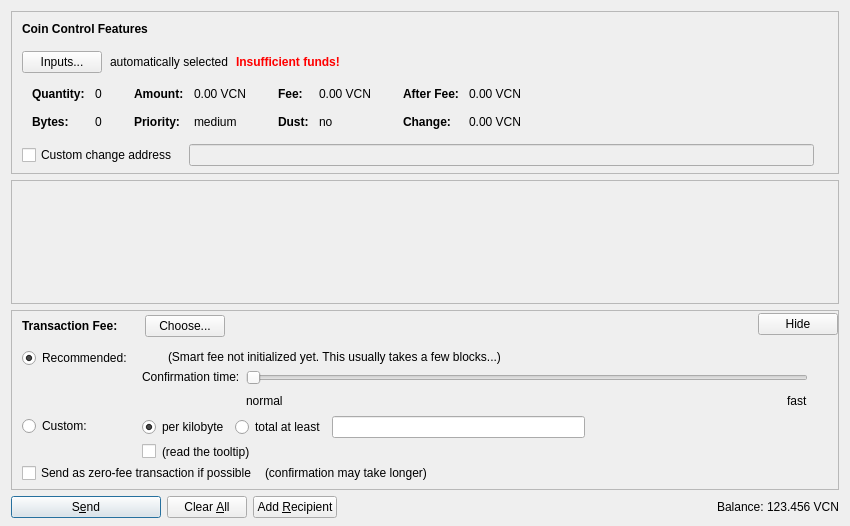
<?xml version="1.0" encoding="UTF-8"?>
<ui version="4.0">
 <class>SendCoinsDialog</class>
 <widget class="QDialog" name="SendCoinsDialog">
  <property name="geometry">
   <rect>
    <x>0</x>
    <y>0</y>
    <width>850</width>
    <height>526</height>
   </rect>
  </property>
  <property name="windowTitle">
   <string>Send Coins</string>
  </property>
  <layout class="QVBoxLayout" name="verticalLayout" stretch="0,1,0,0">
   <property name="bottomMargin">
    <number>8</number>
   </property>
   <item>
    <widget class="QFrame" name="frameCoinControl">
     <property name="sizePolicy">
      <sizepolicy hsizetype="Expanding" vsizetype="Expanding">
       <horstretch>0</horstretch>
       <verstretch>0</verstretch>
      </sizepolicy>
     </property>
     <property name="maximumSize">
      <size>
       <width>16777215</width>
       <height>16777215</height>
      </size>
     </property>
     <property name="frameShape">
      <enum>QFrame::StyledPanel</enum>
     </property>
     <property name="frameShadow">
      <enum>QFrame::Sunken</enum>
     </property>
     <layout class="QVBoxLayout" name="verticalLayoutCoinControl2">
      <property name="spacing">
       <number>0</number>
      </property>
      <property name="leftMargin">
       <number>0</number>
      </property>
      <property name="topMargin">
       <number>0</number>
      </property>
      <property name="rightMargin">
       <number>0</number>
      </property>
      <property name="bottomMargin">
       <number>6</number>
      </property>
      <item>
       <layout class="QVBoxLayout" name="verticalLayoutCoinControl" stretch="0,0,0,0,1">
        <property name="spacing">
         <number>0</number>
        </property>
        <property name="leftMargin">
         <number>10</number>
        </property>
        <property name="topMargin">
         <number>10</number>
        </property>
        <item>
         <layout class="QHBoxLayout" name="horizontalLayoutCoinControl1">
          <property name="bottomMargin">
           <number>15</number>
          </property>
          <item>
           <widget class="QLabel" name="labelCoinControlFeatures">
            <property name="sizePolicy">
             <sizepolicy hsizetype="Preferred" vsizetype="Maximum">
              <horstretch>0</horstretch>
              <verstretch>0</verstretch>
             </sizepolicy>
            </property>
            <property name="font">
             <font>
              <weight>75</weight>
              <bold>true</bold>
             </font>
            </property>
            <property name="styleSheet">
             <string notr="true">font-weight:bold;</string>
            </property>
            <property name="text">
             <string>Coin Control Features</string>
            </property>
           </widget>
          </item>
         </layout>
        </item>
        <item>
         <layout class="QHBoxLayout" name="horizontalLayoutCoinControl2" stretch="0,0,0,0">
          <property name="spacing">
           <number>8</number>
          </property>
          <property name="bottomMargin">
           <number>10</number>
          </property>
          <item>
           <widget class="QPushButton" name="pushButtonCoinControl">
            <property name="styleSheet">
             <string notr="true"/>
            </property>
            <property name="text">
             <string>Inputs...</string>
            </property>
            <property name="autoDefault">
             <bool>false</bool>
            </property>
           </widget>
          </item>
          <item>
           <widget class="QLabel" name="labelCoinControlAutomaticallySelected">
            <property name="text">
             <string>automatically selected</string>
            </property>
            <property name="margin">
             <number>5</number>
            </property>
           </widget>
          </item>
          <item>
           <widget class="QLabel" name="labelCoinControlInsuffFunds">
            <property name="font">
             <font>
              <weight>75</weight>
              <bold>true</bold>
             </font>
            </property>
            <property name="styleSheet">
             <string notr="true">color:red;font-weight:bold;</string>
            </property>
            <property name="text">
             <string>Insufficient funds!</string>
            </property>
            <property name="margin">
             <number>5</number>
            </property>
           </widget>
          </item>
          <item>
           <spacer name="horizontalSpacerCoinControl">
            <property name="orientation">
             <enum>Qt::Horizontal</enum>
            </property>
            <property name="sizeHint" stdset="0">
             <size>
              <width>40</width>
              <height>1</height>
             </size>
            </property>
           </spacer>
          </item>
         </layout>
        </item>
        <item>
         <widget class="QWidget" name="widgetCoinControl" native="true">
          <property name="sizePolicy">
           <sizepolicy hsizetype="Preferred" vsizetype="Preferred">
            <horstretch>0</horstretch>
            <verstretch>0</verstretch>
           </sizepolicy>
          </property>
          <property name="minimumSize">
           <size>
            <width>0</width>
            <height>0</height>
           </size>
          </property>
          <property name="styleSheet">
           <string notr="true"/>
          </property>
          <layout class="QHBoxLayout" name="horizontalLayoutCoinControl5">
           <property name="leftMargin">
            <number>0</number>
           </property>
           <property name="topMargin">
            <number>0</number>
           </property>
           <property name="rightMargin">
            <number>0</number>
           </property>
           <property name="bottomMargin">
            <number>0</number>
           </property>
           <item>
            <layout class="QHBoxLayout" name="horizontalLayoutCoinControl3" stretch="0,0,0,1">
             <property name="spacing">
              <number>20</number>
             </property>
             <property name="topMargin">
              <number>0</number>
             </property>
             <property name="bottomMargin">
              <number>10</number>
             </property>
             <item>
              <layout class="QFormLayout" name="formLayoutCoinControl1">
               <property name="horizontalSpacing">
                <number>10</number>
               </property>
               <property name="verticalSpacing">
                <number>14</number>
               </property>
               <property name="leftMargin">
                <number>10</number>
               </property>
               <property name="topMargin">
                <number>4</number>
               </property>
               <property name="rightMargin">
                <number>6</number>
               </property>
               <item row="0" column="0">
                <widget class="QLabel" name="labelCoinControlQuantityText">
                 <property name="font">
                  <font>
                   <weight>75</weight>
                   <bold>true</bold>
                  </font>
                 </property>
                 <property name="text">
                  <string>Quantity:</string>
                 </property>
                 <property name="margin">
                  <number>0</number>
                 </property>
                </widget>
               </item>
               <item row="0" column="1">
                <widget class="QLabel" name="labelCoinControlQuantity">
                 <property name="cursor">
                  <cursorShape>IBeamCursor</cursorShape>
                 </property>
                 <property name="contextMenuPolicy">
                  <enum>Qt::ActionsContextMenu</enum>
                 </property>
                 <property name="text">
                  <string notr="true">0</string>
                 </property>
                 <property name="margin">
                  <number>0</number>
                 </property>
                 <property name="textInteractionFlags">
                  <set>Qt::LinksAccessibleByMouse|Qt::TextSelectableByKeyboard|Qt::TextSelectableByMouse</set>
                 </property>
                </widget>
               </item>
               <item row="1" column="0">
                <widget class="QLabel" name="labelCoinControlBytesText">
                 <property name="font">
                  <font>
                   <weight>75</weight>
                   <bold>true</bold>
                  </font>
                 </property>
                 <property name="text">
                  <string>Bytes:</string>
                 </property>
                </widget>
               </item>
               <item row="1" column="1">
                <widget class="QLabel" name="labelCoinControlBytes">
                 <property name="cursor">
                  <cursorShape>IBeamCursor</cursorShape>
                 </property>
                 <property name="contextMenuPolicy">
                  <enum>Qt::ActionsContextMenu</enum>
                 </property>
                 <property name="text">
                  <string notr="true">0</string>
                 </property>
                 <property name="textInteractionFlags">
                  <set>Qt::LinksAccessibleByMouse|Qt::TextSelectableByKeyboard|Qt::TextSelectableByMouse</set>
                 </property>
                </widget>
               </item>
              </layout>
             </item>
             <item>
              <layout class="QFormLayout" name="formLayoutCoinControl2">
               <property name="horizontalSpacing">
                <number>10</number>
               </property>
               <property name="verticalSpacing">
                <number>14</number>
               </property>
               <property name="leftMargin">
                <number>6</number>
               </property>
               <property name="topMargin">
                <number>4</number>
               </property>
               <property name="rightMargin">
                <number>6</number>
               </property>
               <item row="0" column="0">
                <widget class="QLabel" name="labelCoinControlAmountText">
                 <property name="font">
                  <font>
                   <weight>75</weight>
                   <bold>true</bold>
                  </font>
                 </property>
                 <property name="text">
                  <string>Amount:</string>
                 </property>
                 <property name="margin">
                  <number>0</number>
                 </property>
                </widget>
               </item>
               <item row="0" column="1">
                <widget class="QLabel" name="labelCoinControlAmount">
                 <property name="cursor">
                  <cursorShape>IBeamCursor</cursorShape>
                 </property>
                 <property name="contextMenuPolicy">
                  <enum>Qt::ActionsContextMenu</enum>
                 </property>
                 <property name="text">
                  <string notr="true">0.00 VCN</string>
                 </property>
                 <property name="textInteractionFlags">
                  <set>Qt::LinksAccessibleByMouse|Qt::TextSelectableByKeyboard|Qt::TextSelectableByMouse</set>
                 </property>
                </widget>
               </item>
               <item row="1" column="0">
                <widget class="QLabel" name="labelCoinControlPriorityText">
                 <property name="font">
                  <font>
                   <weight>75</weight>
                   <bold>true</bold>
                  </font>
                 </property>
                 <property name="text">
                  <string>Priority:</string>
                 </property>
                </widget>
               </item>
               <item row="1" column="1">
                <widget class="QLabel" name="labelCoinControlPriority">
                 <property name="cursor">
                  <cursorShape>IBeamCursor</cursorShape>
                 </property>
                 <property name="contextMenuPolicy">
                  <enum>Qt::ActionsContextMenu</enum>
                 </property>
                 <property name="text">
                  <string notr="true">medium</string>
                 </property>
                 <property name="textInteractionFlags">
                  <set>Qt::LinksAccessibleByMouse|Qt::TextSelectableByKeyboard|Qt::TextSelectableByMouse</set>
                 </property>
                </widget>
               </item>
              </layout>
             </item>
             <item>
              <layout class="QFormLayout" name="formLayoutCoinControl3">
               <property name="horizontalSpacing">
                <number>10</number>
               </property>
               <property name="verticalSpacing">
                <number>14</number>
               </property>
               <property name="leftMargin">
                <number>6</number>
               </property>
               <property name="topMargin">
                <number>4</number>
               </property>
               <property name="rightMargin">
                <number>6</number>
               </property>
               <item row="0" column="0">
                <widget class="QLabel" name="labelCoinControlFeeText">
                 <property name="font">
                  <font>
                   <weight>75</weight>
                   <bold>true</bold>
                  </font>
                 </property>
                 <property name="text">
                  <string>Fee:</string>
                 </property>
                 <property name="margin">
                  <number>0</number>
                 </property>
                </widget>
               </item>
               <item row="0" column="1">
                <widget class="QLabel" name="labelCoinControlFee">
                 <property name="cursor">
                  <cursorShape>IBeamCursor</cursorShape>
                 </property>
                 <property name="contextMenuPolicy">
                  <enum>Qt::ActionsContextMenu</enum>
                 </property>
                 <property name="text">
                  <string notr="true">0.00 VCN</string>
                 </property>
                 <property name="textInteractionFlags">
                  <set>Qt::LinksAccessibleByMouse|Qt::TextSelectableByKeyboard|Qt::TextSelectableByMouse</set>
                 </property>
                </widget>
               </item>
               <item row="1" column="0">
                <widget class="QLabel" name="labelCoinControlLowOutputText">
                 <property name="font">
                  <font>
                   <weight>75</weight>
                   <bold>true</bold>
                  </font>
                 </property>
                 <property name="text">
                  <string>Dust:</string>
                 </property>
                </widget>
               </item>
               <item row="1" column="1">
                <widget class="QLabel" name="labelCoinControlLowOutput">
                 <property name="cursor">
                  <cursorShape>IBeamCursor</cursorShape>
                 </property>
                 <property name="contextMenuPolicy">
                  <enum>Qt::ActionsContextMenu</enum>
                 </property>
                 <property name="text">
                  <string notr="true">no</string>
                 </property>
                 <property name="textInteractionFlags">
                  <set>Qt::LinksAccessibleByMouse|Qt::TextSelectableByKeyboard|Qt::TextSelectableByMouse</set>
                 </property>
                </widget>
               </item>
              </layout>
             </item>
             <item>
              <layout class="QFormLayout" name="formLayoutCoinControl4">
               <property name="horizontalSpacing">
                <number>10</number>
               </property>
               <property name="verticalSpacing">
                <number>14</number>
               </property>
               <property name="leftMargin">
                <number>6</number>
               </property>
               <property name="topMargin">
                <number>4</number>
               </property>
               <property name="rightMargin">
                <number>6</number>
               </property>
               <item row="0" column="0">
                <widget class="QLabel" name="labelCoinControlAfterFeeText">
                 <property name="font">
                  <font>
                   <weight>75</weight>
                   <bold>true</bold>
                  </font>
                 </property>
                 <property name="text">
                  <string>After Fee:</string>
                 </property>
                 <property name="margin">
                  <number>0</number>
                 </property>
                </widget>
               </item>
               <item row="0" column="1">
                <widget class="QLabel" name="labelCoinControlAfterFee">
                 <property name="cursor">
                  <cursorShape>IBeamCursor</cursorShape>
                 </property>
                 <property name="contextMenuPolicy">
                  <enum>Qt::ActionsContextMenu</enum>
                 </property>
                 <property name="text">
                  <string notr="true">0.00 VCN</string>
                 </property>
                 <property name="textInteractionFlags">
                  <set>Qt::LinksAccessibleByMouse|Qt::TextSelectableByKeyboard|Qt::TextSelectableByMouse</set>
                 </property>
                </widget>
               </item>
               <item row="1" column="0">
                <widget class="QLabel" name="labelCoinControlChangeText">
                 <property name="font">
                  <font>
                   <weight>75</weight>
                   <bold>true</bold>
                  </font>
                 </property>
                 <property name="text">
                  <string>Change:</string>
                 </property>
                </widget>
               </item>
               <item row="1" column="1">
                <widget class="QLabel" name="labelCoinControlChange">
                 <property name="cursor">
                  <cursorShape>IBeamCursor</cursorShape>
                 </property>
                 <property name="contextMenuPolicy">
                  <enum>Qt::ActionsContextMenu</enum>
                 </property>
                 <property name="text">
                  <string notr="true">0.00 VCN</string>
                 </property>
                 <property name="textInteractionFlags">
                  <set>Qt::LinksAccessibleByMouse|Qt::TextSelectableByKeyboard|Qt::TextSelectableByMouse</set>
                 </property>
                </widget>
               </item>
              </layout>
             </item>
            </layout>
           </item>
          </layout>
         </widget>
        </item>
        <item>
         <layout class="QHBoxLayout" name="horizontalLayoutCoinControl4" stretch="0,0,0">
          <property name="spacing">
           <number>12</number>
          </property>
          <property name="sizeConstraint">
           <enum>QLayout::SetDefaultConstraint</enum>
          </property>
          <property name="topMargin">
           <number>5</number>
          </property>
          <property name="rightMargin">
           <number>5</number>
          </property>
          <item>
           <widget class="QCheckBox" name="checkBoxCoinControlChange">
            <property name="toolTip">
             <string>If this is activated, but the change address is empty or invalid, change will be sent to a newly generated address.</string>
            </property>
            <property name="text">
             <string>Custom change address</string>
            </property>
           </widget>
          </item>
          <item>
           <widget class="QValidatedLineEdit" name="lineEditCoinControlChange">
            <property name="enabled">
             <bool>false</bool>
            </property>
            <property name="sizePolicy">
             <sizepolicy hsizetype="Expanding" vsizetype="Fixed">
              <horstretch>0</horstretch>
              <verstretch>0</verstretch>
             </sizepolicy>
            </property>
           </widget>
          </item>
          <item>
           <widget class="QLabel" name="labelCoinControlChangeLabel">
            <property name="sizePolicy">
             <sizepolicy hsizetype="Preferred" vsizetype="Expanding">
              <horstretch>0</horstretch>
              <verstretch>0</verstretch>
             </sizepolicy>
            </property>
            <property name="minimumSize">
             <size>
              <width>0</width>
              <height>0</height>
             </size>
            </property>
            <property name="text">
             <string/>
            </property>
            <property name="margin">
             <number>3</number>
            </property>
           </widget>
          </item>
         </layout>
        </item>
        <item>
         <spacer name="verticalSpacerCoinControl">
          <property name="orientation">
           <enum>Qt::Vertical</enum>
          </property>
          <property name="sizeHint" stdset="0">
           <size>
            <width>800</width>
            <height>1</height>
           </size>
          </property>
         </spacer>
        </item>
       </layout>
      </item>
     </layout>
    </widget>
   </item>
   <item>
    <widget class="QScrollArea" name="scrollArea">
     <property name="widgetResizable">
      <bool>true</bool>
     </property>
     <widget class="QWidget" name="scrollAreaWidgetContents">
      <property name="geometry">
       <rect>
        <x>0</x>
        <y>0</y>
        <width>830</width>
        <height>68</height>
       </rect>
      </property>
      <layout class="QVBoxLayout" name="verticalLayout_2" stretch="0,1">
       <property name="leftMargin">
        <number>0</number>
       </property>
       <property name="topMargin">
        <number>0</number>
       </property>
       <property name="rightMargin">
        <number>0</number>
       </property>
       <property name="bottomMargin">
        <number>0</number>
       </property>
       <item>
        <layout class="QVBoxLayout" name="entries">
         <property name="spacing">
          <number>6</number>
         </property>
        </layout>
       </item>
       <item>
        <spacer name="verticalSpacer">
         <property name="orientation">
          <enum>Qt::Vertical</enum>
         </property>
         <property name="sizeHint" stdset="0">
          <size>
           <width>20</width>
           <height>40</height>
          </size>
         </property>
        </spacer>
       </item>
      </layout>
     </widget>
    </widget>
   </item>
   <item>
    <widget class="QFrame" name="frameFee">
     <property name="sizePolicy">
      <sizepolicy hsizetype="Expanding" vsizetype="Expanding">
       <horstretch>0</horstretch>
       <verstretch>0</verstretch>
      </sizepolicy>
     </property>
     <property name="maximumSize">
      <size>
       <width>16777215</width>
       <height>16777215</height>
      </size>
     </property>
     <property name="frameShape">
      <enum>QFrame::StyledPanel</enum>
     </property>
     <property name="frameShadow">
      <enum>QFrame::Sunken</enum>
     </property>
     <layout class="QVBoxLayout" name="verticalLayoutFee1">
      <property name="spacing">
       <number>0</number>
      </property>
      <property name="leftMargin">
       <number>0</number>
      </property>
      <property name="topMargin">
       <number>0</number>
      </property>
      <property name="rightMargin">
       <number>0</number>
      </property>
      <property name="bottomMargin">
       <number>0</number>
      </property>
      <item>
       <layout class="QVBoxLayout" name="verticalLayoutFee2" stretch="0,0,0">
        <property name="spacing">
         <number>0</number>
        </property>
        <property name="leftMargin">
         <number>10</number>
        </property>
        <property name="topMargin">
         <number>0</number>
        </property>
        <item>
         <layout class="QHBoxLayout" name="horizontalLayoutFee1">
          <property name="bottomMargin">
           <number>0</number>
          </property>
          <item>
           <layout class="QVBoxLayout" name="verticalLayoutFee7">
            <property name="spacing">
             <number>0</number>
            </property>
            <item>
             <spacer name="verticalSpacerSmartFee">
              <property name="orientation">
               <enum>Qt::Vertical</enum>
              </property>
              <property name="sizeType">
               <enum>QSizePolicy::Fixed</enum>
              </property>
              <property name="sizeHint" stdset="0">
               <size>
                <width>1</width>
                <height>4</height>
               </size>
              </property>
             </spacer>
            </item>
            <item>
             <layout class="QHBoxLayout" name="horizontalLayoutSmartFee">
              <property name="spacing">
               <number>10</number>
              </property>
              <item>
               <widget class="QLabel" name="labelFeeHeadline">
                <property name="sizePolicy">
                 <sizepolicy hsizetype="Preferred" vsizetype="Maximum">
                  <horstretch>0</horstretch>
                  <verstretch>0</verstretch>
                 </sizepolicy>
                </property>
                <property name="font">
                 <font>
                  <weight>75</weight>
                  <bold>true</bold>
                 </font>
                </property>
                <property name="styleSheet">
                 <string notr="true">font-weight:bold;</string>
                </property>
                <property name="text">
                 <string>Transaction Fee:</string>
                </property>
               </widget>
              </item>
              <item>
               <widget class="QLabel" name="labelFeeMinimized">
                <property name="text">
                 <string/>
                </property>
               </widget>
              </item>
              <item>
               <widget class="QPushButton" name="buttonChooseFee">
                <property name="text">
                 <string>Choose...</string>
                </property>
               </widget>
              </item>
             </layout>
            </item>
            <item>
             <spacer name="verticalSpacer_5">
              <property name="orientation">
               <enum>Qt::Vertical</enum>
              </property>
              <property name="sizeHint" stdset="0">
               <size>
                <width>1</width>
                <height>1</height>
               </size>
              </property>
             </spacer>
            </item>
           </layout>
          </item>
          <item>
           <spacer name="horizontalSpacer_4">
            <property name="orientation">
             <enum>Qt::Horizontal</enum>
            </property>
            <property name="sizeHint" stdset="0">
             <size>
              <width>40</width>
              <height>20</height>
             </size>
            </property>
           </spacer>
          </item>
          <item>
           <widget class="QPushButton" name="buttonMinimizeFee">
            <property name="toolTip">
             <string>collapse fee-settings</string>
            </property>
            <property name="text">
             <string>Hide</string>
            </property>
           </widget>
          </item>
         </layout>
        </item>
        <item>
         <widget class="QFrame" name="frameFeeSelection">
          <layout class="QVBoxLayout" name="verticalLayoutFee12">
           <property name="spacing">
            <number>0</number>
           </property>
           <property name="leftMargin">
            <number>0</number>
           </property>
           <property name="topMargin">
            <number>0</number>
           </property>
           <property name="rightMargin">
            <number>0</number>
           </property>
           <property name="bottomMargin">
            <number>0</number>
           </property>
           <item>
            <layout class="QGridLayout" name="gridLayoutFee">
             <property name="topMargin">
              <number>10</number>
             </property>
             <property name="bottomMargin">
              <number>4</number>
             </property>
             <property name="horizontalSpacing">
              <number>10</number>
             </property>
             <property name="verticalSpacing">
              <number>4</number>
             </property>
             <item row="1" column="1">
              <layout class="QVBoxLayout" name="verticalLayoutFee8">
               <property name="spacing">
                <number>6</number>
               </property>
               <item>
                <layout class="QHBoxLayout" name="horizontalLayoutFee13">
                 <item>
                  <widget class="QRadioButton" name="radioCustomPerKilobyte">
                   <property name="toolTip">
                    <string>If the custom fee is set to 1000 satoshis and the transaction is only 250 bytes, then &quot;per kilobyte&quot; only pays 250 satoshis in fee, while &quot;total at least&quot; pays 1000 satoshis. For transactions bigger than a kilobyte both pay by kilobyte.</string>
                   </property>
                   <property name="text">
                    <string>per kilobyte</string>
                   </property>
                   <property name="checked">
                    <bool>true</bool>
                   </property>
                   <attribute name="buttonGroup">
                    <string notr="true">groupCustomFee</string>
                   </attribute>
                  </widget>
                 </item>
                 <item>
                  <widget class="QRadioButton" name="radioCustomAtLeast">
                   <property name="toolTip">
                    <string>If the custom fee is set to 1000 satoshis and the transaction is only 250 bytes, then &quot;per kilobyte&quot; only pays 250 satoshis in fee, while &quot;total at least&quot; pays 1000 satoshis. For transactions bigger than a kilobyte both pay by kilobyte.</string>
                   </property>
                   <property name="text">
                    <string>total at least</string>
                   </property>
                   <attribute name="buttonGroup">
                    <string notr="true">groupCustomFee</string>
                   </attribute>
                  </widget>
                 </item>
                 <item>
                  <widget class="BitcoinAmountField" name="customFee"/>
                 </item>
                 <item>
                  <spacer name="horizontalSpacer_6">
                   <property name="orientation">
                    <enum>Qt::Horizontal</enum>
                   </property>
                   <property name="sizeHint" stdset="0">
                    <size>
                     <width>1</width>
                     <height>1</height>
                    </size>
                   </property>
                  </spacer>
                 </item>
                </layout>
               </item>
               <item>
                <layout class="QHBoxLayout" name="horizontalLayoutFee8">
                 <item>
                  <widget class="QCheckBox" name="checkBoxMinimumFee">
                   <property name="toolTip">
                    <string>Paying only the minimum fee is just fine as long as there is less transaction volume than space in the blocks. But be aware that this can end up in a never confirming transaction once there is more demand for bitcoin transactions than the network can process.</string>
                   </property>
                   <property name="text">
                    <string/>
                   </property>
                  </widget>
                 </item>
                 <item>
                  <widget class="QLabel" name="labelMinFeeWarning">
                   <property name="enabled">
                    <bool>true</bool>
                   </property>
                   <property name="toolTip">
                    <string>Paying only the minimum fee is just fine as long as there is less transaction volume than space in the blocks. But be aware that this can end up in a never confirming transaction once there is more demand for bitcoin transactions than the network can process.</string>
                   </property>
                   <property name="text">
                    <string>(read the tooltip)</string>
                   </property>
                   <property name="margin">
                    <number>5</number>
                   </property>
                  </widget>
                 </item>
                 <item>
                  <spacer name="horizontalSpacer_2">
                   <property name="orientation">
                    <enum>Qt::Horizontal</enum>
                   </property>
                   <property name="sizeHint" stdset="0">
                    <size>
                     <width>1</width>
                     <height>1</height>
                    </size>
                   </property>
                  </spacer>
                 </item>
                </layout>
               </item>
              </layout>
             </item>
             <item row="0" column="0">
              <layout class="QVBoxLayout" name="verticalLayoutFee4" stretch="0,1">
               <item>
                <widget class="QRadioButton" name="radioSmartFee">
                 <property name="text">
                  <string>Recommended:</string>
                 </property>
                 <property name="checked">
                  <bool>true</bool>
                 </property>
                 <attribute name="buttonGroup">
                  <string notr="true">groupFee</string>
                 </attribute>
                </widget>
               </item>
               <item>
                <spacer name="verticalSpacer_2">
                 <property name="orientation">
                  <enum>Qt::Vertical</enum>
                 </property>
                 <property name="sizeHint" stdset="0">
                  <size>
                   <width>1</width>
                   <height>1</height>
                  </size>
                 </property>
                </spacer>
               </item>
              </layout>
             </item>
             <item row="1" column="0">
              <layout class="QVBoxLayout" name="verticalLayoutFee9" stretch="0,1">
               <item>
                <widget class="QRadioButton" name="radioCustomFee">
                 <property name="text">
                  <string>Custom:</string>
                 </property>
                 <attribute name="buttonGroup">
                  <string notr="true">groupFee</string>
                 </attribute>
                </widget>
               </item>
               <item>
                <spacer name="verticalSpacer_6">
                 <property name="orientation">
                  <enum>Qt::Vertical</enum>
                 </property>
                 <property name="sizeHint" stdset="0">
                  <size>
                   <width>1</width>
                   <height>1</height>
                  </size>
                 </property>
                </spacer>
               </item>
              </layout>
             </item>
             <item row="0" column="1">
              <layout class="QVBoxLayout" name="verticalLayoutFee3" stretch="0,0,1">
               <property name="spacing">
                <number>6</number>
               </property>
               <property name="topMargin">
                <number>2</number>
               </property>
               <item>
                <layout class="QHBoxLayout" name="horizontalLayoutFee12">
                 <item>
                  <widget class="QLabel" name="labelSmartFee">
                   <property name="text">
                    <string/>
                   </property>
                   <property name="margin">
                    <number>2</number>
                   </property>
                  </widget>
                 </item>
                 <item>
                  <widget class="QLabel" name="labelFeeEstimation">
                   <property name="text">
                    <string/>
                   </property>
                  </widget>
                 </item>
                 <item>
                  <widget class="QLabel" name="labelSmartFee2">
                   <property name="text">
                    <string>(Smart fee not initialized yet. This usually takes a few blocks...)</string>
                   </property>
                   <property name="margin">
                    <number>2</number>
                   </property>
                  </widget>
                 </item>
                 <item>
                  <spacer name="horizontalSpacer_5">
                   <property name="orientation">
                    <enum>Qt::Horizontal</enum>
                   </property>
                   <property name="sizeHint" stdset="0">
                    <size>
                     <width>1</width>
                     <height>1</height>
                    </size>
                   </property>
                  </spacer>
                 </item>
                </layout>
               </item>
               <item>
                <layout class="QHBoxLayout" name="horizontalLayoutFee9">
                 <item>
                  <layout class="QVBoxLayout" name="verticalLayoutFee6">
                   <item>
                    <widget class="QLabel" name="labelSmartFee3">
                     <property name="text">
                      <string>Confirmation time:</string>
                     </property>
                     <property name="margin">
                      <number>2</number>
                     </property>
                    </widget>
                   </item>
                   <item>
                    <spacer name="verticalSpacer_3">
                     <property name="orientation">
                      <enum>Qt::Vertical</enum>
                     </property>
                     <property name="sizeHint" stdset="0">
                      <size>
                       <width>1</width>
                       <height>1</height>
                      </size>
                     </property>
                    </spacer>
                   </item>
                  </layout>
                 </item>
                 <item>
                  <layout class="QVBoxLayout" name="verticalLayoutFee5">
                   <property name="rightMargin">
                    <number>30</number>
                   </property>
                   <item>
                    <widget class="QSlider" name="sliderSmartFee">
                     <property name="minimum">
                      <number>0</number>
                     </property>
                     <property name="maximum">
                      <number>24</number>
                     </property>
                     <property name="pageStep">
                      <number>1</number>
                     </property>
                     <property name="value">
                      <number>0</number>
                     </property>
                     <property name="orientation">
                      <enum>Qt::Horizontal</enum>
                     </property>
                     <property name="invertedAppearance">
                      <bool>false</bool>
                     </property>
                     <property name="invertedControls">
                      <bool>false</bool>
                     </property>
                     <property name="tickPosition">
                      <enum>QSlider::NoTicks</enum>
                     </property>
                    </widget>
                   </item>
                   <item>
                    <layout class="QHBoxLayout" name="horizontalLayoutFee10">
                     <item>
                      <widget class="QLabel" name="labelSmartFeeNormal">
                       <property name="text">
                        <string>normal</string>
                       </property>
                      </widget>
                     </item>
                     <item>
                      <spacer name="horizontalSpacer_3">
                       <property name="orientation">
                        <enum>Qt::Horizontal</enum>
                       </property>
                       <property name="sizeHint" stdset="0">
                        <size>
                         <width>40</width>
                         <height>20</height>
                        </size>
                       </property>
                      </spacer>
                     </item>
                     <item>
                      <widget class="QLabel" name="labelSmartFeeFast">
                       <property name="text">
                        <string>fast</string>
                       </property>
                      </widget>
                     </item>
                    </layout>
                   </item>
                  </layout>
                 </item>
                </layout>
               </item>
               <item>
                <spacer name="verticalSpacer_4">
                 <property name="orientation">
                  <enum>Qt::Vertical</enum>
                 </property>
                 <property name="sizeHint" stdset="0">
                  <size>
                   <width>1</width>
                   <height>1</height>
                  </size>
                 </property>
                </spacer>
               </item>
              </layout>
             </item>
            </layout>
           </item>
           <item>
            <layout class="QHBoxLayout" name="horizontalLayoutFee5" stretch="0,0,0">
             <property name="spacing">
              <number>8</number>
             </property>
             <property name="bottomMargin">
              <number>4</number>
             </property>
             <item>
              <widget class="QCheckBox" name="checkBoxFreeTx">
               <property name="text">
                <string>Send as zero-fee transaction if possible</string>
               </property>
              </widget>
             </item>
             <item>
              <widget class="QLabel" name="labelFreeTx">
               <property name="text">
                <string>(confirmation may take longer)</string>
               </property>
               <property name="margin">
                <number>5</number>
               </property>
              </widget>
             </item>
             <item>
              <spacer name="horizontalSpacerFee5">
               <property name="orientation">
                <enum>Qt::Horizontal</enum>
               </property>
               <property name="sizeHint" stdset="0">
                <size>
                 <width>1</width>
                 <height>1</height>
                </size>
               </property>
              </spacer>
             </item>
            </layout>
           </item>
           <item>
            <spacer name="verticalSpacerFee2">
             <property name="orientation">
              <enum>Qt::Vertical</enum>
             </property>
             <property name="sizeHint" stdset="0">
              <size>
               <width>1</width>
               <height>1</height>
              </size>
             </property>
            </spacer>
           </item>
          </layout>
         </widget>
        </item>
        <item>
         <spacer name="verticalSpacerFee">
          <property name="orientation">
           <enum>Qt::Vertical</enum>
          </property>
          <property name="sizeHint" stdset="0">
           <size>
            <width>800</width>
            <height>1</height>
           </size>
          </property>
         </spacer>
        </item>
       </layout>
      </item>
     </layout>
    </widget>
   </item>
   <item>
    <layout class="QHBoxLayout" name="horizontalLayout">
     <item>
      <widget class="QPushButton" name="sendButton">
       <property name="minimumSize">
        <size>
         <width>150</width>
         <height>0</height>
        </size>
       </property>
       <property name="toolTip">
        <string>Confirm the send action</string>
       </property>
       <property name="text">
        <string>S&amp;end</string>
       </property>
       <property name="icon">
        <iconset resource="../bitcoin.qrc">
         <normaloff>:/icons/send</normaloff>:/icons/send</iconset>
       </property>
       <property name="autoDefault">
        <bool>false</bool>
       </property>
       <property name="default">
        <bool>true</bool>
       </property>
      </widget>
     </item>
     <item>
      <widget class="QPushButton" name="clearButton">
       <property name="sizePolicy">
        <sizepolicy hsizetype="Minimum" vsizetype="Fixed">
         <horstretch>0</horstretch>
         <verstretch>0</verstretch>
        </sizepolicy>
       </property>
       <property name="toolTip">
        <string>Clear all fields of the form.</string>
       </property>
       <property name="text">
        <string>Clear &amp;All</string>
       </property>
       <property name="icon">
        <iconset resource="../bitcoin.qrc">
         <normaloff>:/icons/remove</normaloff>:/icons/remove</iconset>
       </property>
       <property name="autoDefault">
        <bool>false</bool>
       </property>
      </widget>
     </item>
     <item>
      <widget class="QPushButton" name="addButton">
       <property name="toolTip">
        <string>Send to multiple recipients at once</string>
       </property>
       <property name="text">
        <string>Add &amp;Recipient</string>
       </property>
       <property name="icon">
        <iconset resource="../bitcoin.qrc">
         <normaloff>:/icons/add</normaloff>:/icons/add</iconset>
       </property>
       <property name="autoDefault">
        <bool>false</bool>
       </property>
      </widget>
     </item>
     <item>
      <spacer name="horizontalSpacer">
       <property name="orientation">
        <enum>Qt::Horizontal</enum>
       </property>
       <property name="sizeHint" stdset="0">
        <size>
         <width>40</width>
         <height>20</height>
        </size>
       </property>
      </spacer>
     </item>
     <item>
      <layout class="QHBoxLayout" name="horizontalLayout_2">
       <property name="spacing">
        <number>3</number>
       </property>
       <item>
        <widget class="QLabel" name="label">
         <property name="sizePolicy">
          <sizepolicy hsizetype="Preferred" vsizetype="Fixed">
           <horstretch>0</horstretch>
           <verstretch>0</verstretch>
          </sizepolicy>
         </property>
         <property name="text">
          <string>Balance:</string>
         </property>
        </widget>
       </item>
       <item>
        <widget class="QLabel" name="labelBalance">
         <property name="sizePolicy">
          <sizepolicy hsizetype="Preferred" vsizetype="Fixed">
           <horstretch>0</horstretch>
           <verstretch>0</verstretch>
          </sizepolicy>
         </property>
         <property name="cursor">
          <cursorShape>IBeamCursor</cursorShape>
         </property>
         <property name="text">
          <string notr="true">123.456 VCN</string>
         </property>
         <property name="textInteractionFlags">
          <set>Qt::LinksAccessibleByMouse|Qt::TextSelectableByKeyboard|Qt::TextSelectableByMouse</set>
         </property>
        </widget>
       </item>
      </layout>
     </item>
    </layout>
   </item>
  </layout>
 </widget>
 <customwidgets>
  <customwidget>
   <class>QValidatedLineEdit</class>
   <extends>QLineEdit</extends>
   <header>qvalidatedlineedit.h</header>
  </customwidget>
  <customwidget>
   <class>BitcoinAmountField</class>
   <extends>QLineEdit</extends>
   <header>bitcoinamountfield.h</header>
   <container>1</container>
  </customwidget>
 </customwidgets>
 <resources>
  <include location="../bitcoin.qrc"/>
 </resources>
 <connections/>
 <buttongroups>
  <buttongroup name="groupFee"/>
  <buttongroup name="groupCustomFee"/>
 </buttongroups>
</ui>
